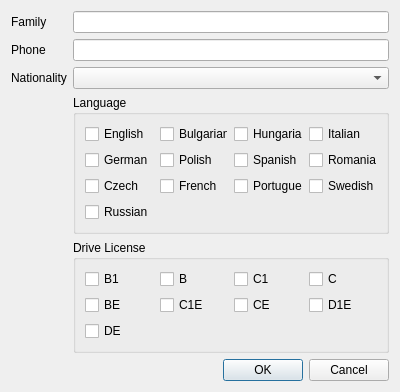
<?xml version="1.0" encoding="UTF-8"?>
<ui version="4.0">
 <class>TheDriverForm</class>
 <widget class="QWidget" name="TheDriverForm">
  <property name="geometry">
   <rect>
    <x>0</x>
    <y>0</y>
    <width>400</width>
    <height>384</height>
   </rect>
  </property>
  <property name="minimumSize">
   <size>
    <width>400</width>
    <height>0</height>
   </size>
  </property>
  <property name="windowTitle">
   <string>Driver</string>
  </property>
  <layout class="QGridLayout" name="gridLayout_2">
   <item row="0" column="0">
    <layout class="QGridLayout" name="gridLayout">
     <item row="2" column="0">
      <widget class="QLabel" name="label_3">
       <property name="text">
        <string>Nationality</string>
       </property>
      </widget>
     </item>
     <item row="2" column="1">
      <widget class="QComboBox" name="comboBoxNationality"/>
     </item>
     <item row="0" column="1">
      <widget class="QLineEdit" name="lineEditFamily"/>
     </item>
     <item row="0" column="0">
      <widget class="QLabel" name="label">
       <property name="text">
        <string>Family</string>
       </property>
      </widget>
     </item>
     <item row="1" column="0">
      <widget class="QLabel" name="label_2">
       <property name="text">
        <string>Phone</string>
       </property>
      </widget>
     </item>
     <item row="1" column="1">
      <widget class="QLineEdit" name="lineEditPhone"/>
     </item>
     <item row="3" column="1">
      <widget class="QGroupBox" name="groupBoxLanguage">
       <property name="locale">
        <locale language="English" country="UnitedStates"/>
       </property>
       <property name="title">
        <string>Language</string>
       </property>
       <layout class="QGridLayout" name="gridLayout_4">
        <item row="0" column="0">
         <layout class="QGridLayout" name="gridLayoutLanguage">
          <item row="0" column="2">
           <widget class="QCheckBox" name="checkBoxHungarian">
            <property name="text">
             <string>Hungarian</string>
            </property>
           </widget>
          </item>
          <item row="0" column="0">
           <widget class="QCheckBox" name="checkBoxEnglish">
            <property name="text">
             <string>English</string>
            </property>
           </widget>
          </item>
          <item row="1" column="2">
           <widget class="QCheckBox" name="checkBoxSpanish">
            <property name="text">
             <string>Spanish</string>
            </property>
           </widget>
          </item>
          <item row="2" column="2">
           <widget class="QCheckBox" name="checkBoxPortuguese">
            <property name="text">
             <string>Portuguese</string>
            </property>
           </widget>
          </item>
          <item row="0" column="1">
           <widget class="QCheckBox" name="checkBoxBulgarian">
            <property name="text">
             <string>Bulgarian</string>
            </property>
           </widget>
          </item>
          <item row="1" column="0">
           <widget class="QCheckBox" name="checkBoxGerman">
            <property name="text">
             <string>German</string>
            </property>
           </widget>
          </item>
          <item row="1" column="1">
           <widget class="QCheckBox" name="checkBoxPolish">
            <property name="text">
             <string>Polish</string>
            </property>
           </widget>
          </item>
          <item row="2" column="1">
           <widget class="QCheckBox" name="checkBoxFrench">
            <property name="text">
             <string>French</string>
            </property>
           </widget>
          </item>
          <item row="0" column="3">
           <widget class="QCheckBox" name="checkBoxItalian">
            <property name="text">
             <string>Italian</string>
            </property>
           </widget>
          </item>
          <item row="1" column="3">
           <widget class="QCheckBox" name="checkBoxRomanian">
            <property name="text">
             <string>Romanian</string>
            </property>
           </widget>
          </item>
          <item row="2" column="0">
           <widget class="QCheckBox" name="checkBoxCzech">
            <property name="text">
             <string>Czech</string>
            </property>
           </widget>
          </item>
          <item row="2" column="3">
           <widget class="QCheckBox" name="checkBoxSwedish">
            <property name="text">
             <string>Swedish</string>
            </property>
           </widget>
          </item>
          <item row="3" column="0">
           <widget class="QCheckBox" name="checkBoxRussian">
            <property name="text">
             <string>Russian</string>
            </property>
           </widget>
          </item>
         </layout>
        </item>
       </layout>
      </widget>
     </item>
     <item row="4" column="1">
      <widget class="QGroupBox" name="groupBoxDriveLicense">
       <property name="locale">
        <locale language="English" country="UnitedStates"/>
       </property>
       <property name="title">
        <string>Drive License</string>
       </property>
       <property name="flat">
        <bool>false</bool>
       </property>
       <layout class="QGridLayout" name="gridLayout_6">
        <item row="0" column="0">
         <layout class="QGridLayout" name="gridLayout_5">
          <item row="0" column="0">
           <widget class="QCheckBox" name="checkBoxB1">
            <property name="text">
             <string>B1</string>
            </property>
           </widget>
          </item>
          <item row="0" column="1">
           <widget class="QCheckBox" name="checkBoxB">
            <property name="text">
             <string>B</string>
            </property>
           </widget>
          </item>
          <item row="0" column="2">
           <widget class="QCheckBox" name="checkBoxC1">
            <property name="text">
             <string>C1</string>
            </property>
           </widget>
          </item>
          <item row="0" column="3">
           <widget class="QCheckBox" name="checkBoxC">
            <property name="text">
             <string>C</string>
            </property>
           </widget>
          </item>
          <item row="1" column="0">
           <widget class="QCheckBox" name="checkBoxBE">
            <property name="text">
             <string>BE</string>
            </property>
           </widget>
          </item>
          <item row="1" column="1">
           <widget class="QCheckBox" name="checkBoxC1E">
            <property name="text">
             <string>C1E</string>
            </property>
           </widget>
          </item>
          <item row="1" column="2">
           <widget class="QCheckBox" name="checkBoxCE">
            <property name="text">
             <string>CE</string>
            </property>
           </widget>
          </item>
          <item row="1" column="3">
           <widget class="QCheckBox" name="checkBoxD1E">
            <property name="text">
             <string>D1E</string>
            </property>
           </widget>
          </item>
          <item row="2" column="0">
           <widget class="QCheckBox" name="checkBoxDE">
            <property name="text">
             <string>DE</string>
            </property>
           </widget>
          </item>
         </layout>
        </item>
       </layout>
      </widget>
     </item>
    </layout>
   </item>
   <item row="1" column="0">
    <widget class="QDialogButtonBox" name="buttonBox">
     <property name="locale">
      <locale language="English" country="UnitedStates"/>
     </property>
     <property name="standardButtons">
      <set>QDialogButtonBox::Cancel|QDialogButtonBox::Ok</set>
     </property>
    </widget>
   </item>
  </layout>
 </widget>
 <resources/>
 <connections/>
</ui>
